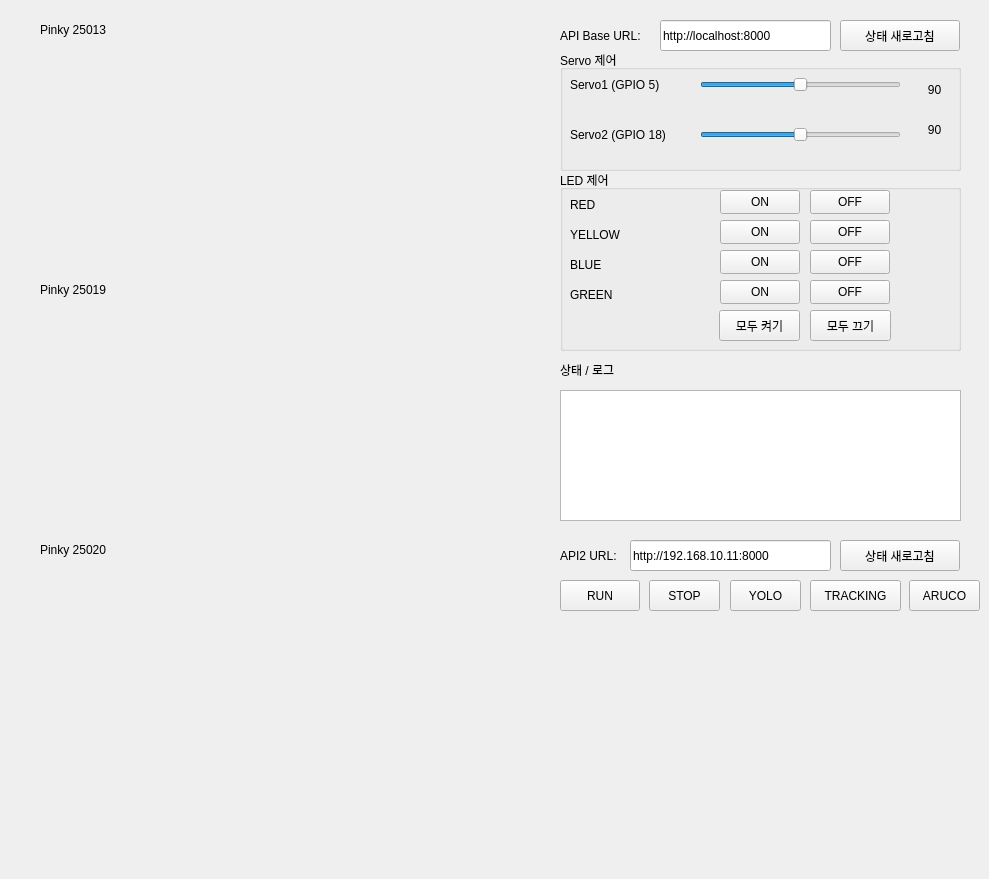
<?xml version="1.0" encoding="UTF-8"?>
<ui version="4.0">
 <class>Esp32ControlGui</class>
 <widget class="QWidget" name="Esp32ControlGui">
  <property name="geometry">
   <rect>
    <x>0</x>
    <y>0</y>
    <width>989</width>
    <height>879</height>
   </rect>
  </property>
  <property name="windowTitle">
   <string>ESP32 LED &amp; Servo Control GUI</string>
  </property>
  <widget class="QLabel" name="label_api">
   <property name="geometry">
    <rect>
     <x>560</x>
     <y>20</y>
     <width>90</width>
     <height>31</height>
    </rect>
   </property>
   <property name="text">
    <string>API Base URL:</string>
   </property>
  </widget>
  <widget class="QLineEdit" name="api_base_edit">
   <property name="geometry">
    <rect>
     <x>660</x>
     <y>20</y>
     <width>171</width>
     <height>31</height>
    </rect>
   </property>
   <property name="text">
    <string>http://localhost:8000</string>
   </property>
  </widget>
  <widget class="QPushButton" name="refresh_btn">
   <property name="geometry">
    <rect>
     <x>840</x>
     <y>20</y>
     <width>120</width>
     <height>31</height>
    </rect>
   </property>
   <property name="text">
    <string>상태 새로고침</string>
   </property>
  </widget>
  <widget class="QGroupBox" name="servo_group">
   <property name="geometry">
    <rect>
     <x>560</x>
     <y>50</y>
     <width>401</width>
     <height>121</height>
    </rect>
   </property>
   <property name="title">
    <string>Servo 제어</string>
   </property>
   <widget class="QLabel" name="servo1_label">
    <property name="geometry">
     <rect>
      <x>10</x>
      <y>25</y>
      <width>120</width>
      <height>20</height>
     </rect>
    </property>
    <property name="text">
     <string>Servo1 (GPIO 5)</string>
    </property>
   </widget>
   <widget class="QSlider" name="servo1_slider">
    <property name="geometry">
     <rect>
      <x>140</x>
      <y>25</y>
      <width>201</width>
      <height>20</height>
     </rect>
    </property>
    <property name="minimum">
     <number>0</number>
    </property>
    <property name="maximum">
     <number>180</number>
    </property>
    <property name="value">
     <number>90</number>
    </property>
    <property name="orientation">
     <enum>Qt::Horizontal</enum>
    </property>
   </widget>
   <widget class="QLabel" name="servo1_value_label">
    <property name="geometry">
     <rect>
      <x>359</x>
      <y>30</y>
      <width>31</width>
      <height>20</height>
     </rect>
    </property>
    <property name="text">
     <string>90</string>
    </property>
    <property name="alignment">
     <set>Qt::AlignCenter</set>
    </property>
   </widget>
   <widget class="QLabel" name="servo2_label">
    <property name="geometry">
     <rect>
      <x>10</x>
      <y>75</y>
      <width>120</width>
      <height>20</height>
     </rect>
    </property>
    <property name="text">
     <string>Servo2 (GPIO 18)</string>
    </property>
   </widget>
   <widget class="QSlider" name="servo2_slider">
    <property name="geometry">
     <rect>
      <x>140</x>
      <y>75</y>
      <width>201</width>
      <height>20</height>
     </rect>
    </property>
    <property name="minimum">
     <number>0</number>
    </property>
    <property name="maximum">
     <number>180</number>
    </property>
    <property name="value">
     <number>90</number>
    </property>
    <property name="orientation">
     <enum>Qt::Horizontal</enum>
    </property>
   </widget>
   <widget class="QLabel" name="servo2_value_label">
    <property name="geometry">
     <rect>
      <x>359</x>
      <y>70</y>
      <width>31</width>
      <height>20</height>
     </rect>
    </property>
    <property name="text">
     <string>90</string>
    </property>
    <property name="alignment">
     <set>Qt::AlignCenter</set>
    </property>
   </widget>
  </widget>
  <widget class="QLabel" name="label_log">
   <property name="geometry">
    <rect>
     <x>560</x>
     <y>360</y>
     <width>100</width>
     <height>20</height>
    </rect>
   </property>
   <property name="text">
    <string>상태 / 로그</string>
   </property>
  </widget>
  <widget class="QGroupBox" name="led_group">
   <property name="geometry">
    <rect>
     <x>560</x>
     <y>170</y>
     <width>401</width>
     <height>181</height>
    </rect>
   </property>
   <property name="title">
    <string>LED 제어</string>
   </property>
   <widget class="QLabel" name="label_red">
    <property name="geometry">
     <rect>
      <x>10</x>
      <y>25</y>
      <width>50</width>
      <height>20</height>
     </rect>
    </property>
    <property name="text">
     <string>RED</string>
    </property>
   </widget>
   <widget class="QPushButton" name="led_red_on">
    <property name="geometry">
     <rect>
      <x>160</x>
      <y>20</y>
      <width>80</width>
      <height>24</height>
     </rect>
    </property>
    <property name="text">
     <string>ON</string>
    </property>
   </widget>
   <widget class="QPushButton" name="led_red_off">
    <property name="geometry">
     <rect>
      <x>250</x>
      <y>20</y>
      <width>80</width>
      <height>24</height>
     </rect>
    </property>
    <property name="text">
     <string>OFF</string>
    </property>
   </widget>
   <widget class="QLabel" name="label_yellow">
    <property name="geometry">
     <rect>
      <x>10</x>
      <y>55</y>
      <width>60</width>
      <height>20</height>
     </rect>
    </property>
    <property name="text">
     <string>YELLOW</string>
    </property>
   </widget>
   <widget class="QPushButton" name="led_yellow_on">
    <property name="geometry">
     <rect>
      <x>160</x>
      <y>50</y>
      <width>80</width>
      <height>24</height>
     </rect>
    </property>
    <property name="text">
     <string>ON</string>
    </property>
   </widget>
   <widget class="QPushButton" name="led_yellow_off">
    <property name="geometry">
     <rect>
      <x>250</x>
      <y>50</y>
      <width>80</width>
      <height>24</height>
     </rect>
    </property>
    <property name="text">
     <string>OFF</string>
    </property>
   </widget>
   <widget class="QLabel" name="label_blue">
    <property name="geometry">
     <rect>
      <x>10</x>
      <y>85</y>
      <width>60</width>
      <height>20</height>
     </rect>
    </property>
    <property name="text">
     <string>BLUE</string>
    </property>
   </widget>
   <widget class="QPushButton" name="led_blue_on">
    <property name="geometry">
     <rect>
      <x>160</x>
      <y>80</y>
      <width>80</width>
      <height>24</height>
     </rect>
    </property>
    <property name="text">
     <string>ON</string>
    </property>
   </widget>
   <widget class="QPushButton" name="led_blue_off">
    <property name="geometry">
     <rect>
      <x>250</x>
      <y>80</y>
      <width>80</width>
      <height>24</height>
     </rect>
    </property>
    <property name="text">
     <string>OFF</string>
    </property>
   </widget>
   <widget class="QLabel" name="label_green">
    <property name="geometry">
     <rect>
      <x>10</x>
      <y>115</y>
      <width>60</width>
      <height>20</height>
     </rect>
    </property>
    <property name="text">
     <string>GREEN</string>
    </property>
   </widget>
   <widget class="QPushButton" name="led_green_on">
    <property name="geometry">
     <rect>
      <x>160</x>
      <y>110</y>
      <width>80</width>
      <height>24</height>
     </rect>
    </property>
    <property name="text">
     <string>ON</string>
    </property>
   </widget>
   <widget class="QPushButton" name="led_green_off">
    <property name="geometry">
     <rect>
      <x>250</x>
      <y>110</y>
      <width>80</width>
      <height>24</height>
     </rect>
    </property>
    <property name="text">
     <string>OFF</string>
    </property>
   </widget>
   <widget class="QPushButton" name="all_on_btn">
    <property name="geometry">
     <rect>
      <x>159</x>
      <y>140</y>
      <width>81</width>
      <height>31</height>
     </rect>
    </property>
    <property name="text">
     <string>모두 켜기</string>
    </property>
   </widget>
   <widget class="QPushButton" name="all_off_btn">
    <property name="geometry">
     <rect>
      <x>250</x>
      <y>140</y>
      <width>81</width>
      <height>31</height>
     </rect>
    </property>
    <property name="text">
     <string>모두 끄기</string>
    </property>
   </widget>
  </widget>
  <widget class="QTextEdit" name="log_edit">
   <property name="geometry">
    <rect>
     <x>560</x>
     <y>390</y>
     <width>401</width>
     <height>131</height>
    </rect>
   </property>
  </widget>
  <widget class="QLabel" name="video_label">
   <property name="geometry">
    <rect>
     <x>50</x>
     <y>50</y>
     <width>441</width>
     <height>211</height>
    </rect>
   </property>
   <property name="text">
    <string/>
   </property>
  </widget>
  <widget class="QLabel" name="label_log_2">
   <property name="geometry">
    <rect>
     <x>40</x>
     <y>20</y>
     <width>100</width>
     <height>20</height>
    </rect>
   </property>
   <property name="text">
    <string>Pinky 25013</string>
   </property>
  </widget>
  <widget class="QLineEdit" name="api_base_edit_2">
   <property name="geometry">
    <rect>
     <x>630</x>
     <y>540</y>
     <width>201</width>
     <height>31</height>
    </rect>
   </property>
   <property name="text">
    <string>http://192.168.10.11:8000</string>
   </property>
  </widget>
  <widget class="QPushButton" name="refresh_btn_2">
   <property name="geometry">
    <rect>
     <x>840</x>
     <y>540</y>
     <width>120</width>
     <height>31</height>
    </rect>
   </property>
   <property name="text">
    <string>상태 새로고침</string>
   </property>
  </widget>
  <widget class="QLabel" name="label_api_2">
   <property name="geometry">
    <rect>
     <x>560</x>
     <y>540</y>
     <width>71</width>
     <height>31</height>
    </rect>
   </property>
   <property name="text">
    <string>API2 URL:</string>
   </property>
  </widget>
  <widget class="QPushButton" name="api2_run">
   <property name="geometry">
    <rect>
     <x>560</x>
     <y>580</y>
     <width>80</width>
     <height>31</height>
    </rect>
   </property>
   <property name="text">
    <string>RUN</string>
   </property>
  </widget>
  <widget class="QPushButton" name="api2_stop">
   <property name="geometry">
    <rect>
     <x>649</x>
     <y>580</y>
     <width>71</width>
     <height>31</height>
    </rect>
   </property>
   <property name="text">
    <string>STOP</string>
   </property>
  </widget>
  <widget class="QPushButton" name="api2_yolo">
   <property name="geometry">
    <rect>
     <x>730</x>
     <y>580</y>
     <width>71</width>
     <height>31</height>
    </rect>
   </property>
   <property name="text">
    <string>YOLO</string>
   </property>
  </widget>
  <widget class="QPushButton" name="api2_aruco">
   <property name="geometry">
    <rect>
     <x>909</x>
     <y>580</y>
     <width>71</width>
     <height>31</height>
    </rect>
   </property>
   <property name="text">
    <string>ARUCO</string>
   </property>
   <property name="flat">
    <bool>false</bool>
   </property>
  </widget>
  <widget class="QPushButton" name="api2_tracking">
   <property name="geometry">
    <rect>
     <x>810</x>
     <y>580</y>
     <width>91</width>
     <height>31</height>
    </rect>
   </property>
   <property name="text">
    <string>TRACKING</string>
   </property>
  </widget>
  <widget class="QLabel" name="video_label2">
   <property name="geometry">
    <rect>
     <x>50</x>
     <y>310</y>
     <width>441</width>
     <height>211</height>
    </rect>
   </property>
   <property name="text">
    <string/>
   </property>
  </widget>
  <widget class="QLabel" name="label_log_3">
   <property name="geometry">
    <rect>
     <x>40</x>
     <y>280</y>
     <width>100</width>
     <height>20</height>
    </rect>
   </property>
   <property name="text">
    <string>Pinky 25019</string>
   </property>
  </widget>
  <widget class="QLabel" name="label_log_4">
   <property name="geometry">
    <rect>
     <x>40</x>
     <y>540</y>
     <width>100</width>
     <height>20</height>
    </rect>
   </property>
   <property name="text">
    <string>Pinky 25020</string>
   </property>
  </widget>
  <widget class="QLabel" name="video_label3">
   <property name="geometry">
    <rect>
     <x>50</x>
     <y>580</y>
     <width>441</width>
     <height>211</height>
    </rect>
   </property>
   <property name="text">
    <string/>
   </property>
  </widget>
 </widget>
 <resources/>
 <connections/>
</ui>
